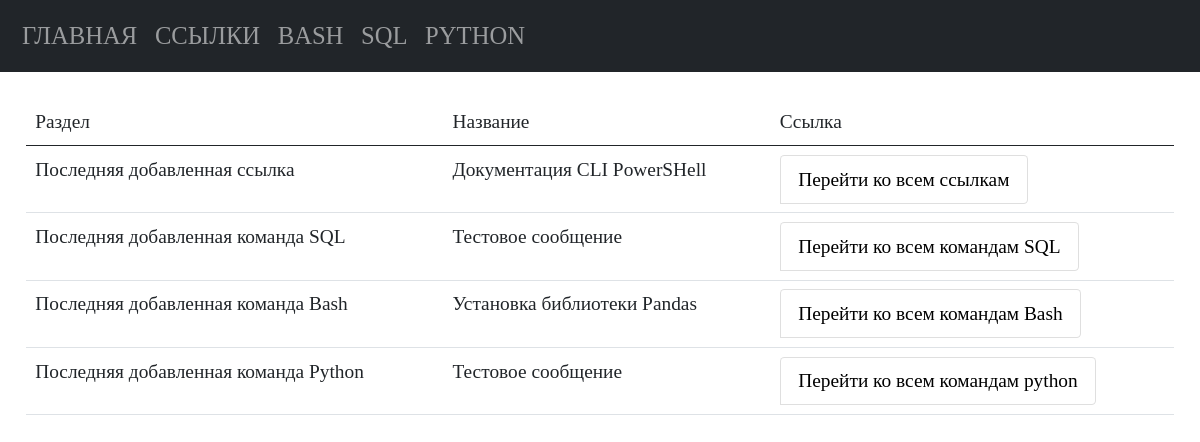
Before: / with the older database file.
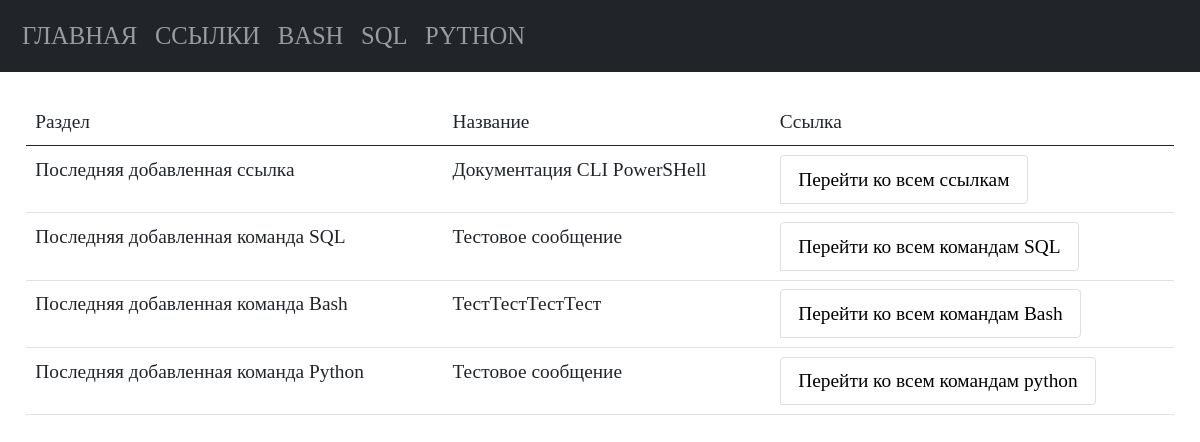
After: the same page with the newer database file.
### tables this page shows
CREATE TABLE "bash" (
    bash_id INTEGER PRIMARY KEY AUTOINCREMENT,
    bash_command TEXT NOT NULL,
    bash_name TEXT NOT NULL
  );

### app.py (the view)
@app.route("/")
def index():
    conn = get_db_connection()
    last_links = conn.execute("SELECT * FROM links ORDER BY 1 DESC").fetchone()
    last_sql = conn.execute("SELECT * FROM sql ORDER BY 1 DESC").fetchone()
    last_bash = conn.execute("SELECT * FROM bash ORDER BY 1 DESC").fetchone()
    last_python = conn.execute("SELECT * FROM python ORDER BY 1 DESC").fetchone()
    return render_template("index.html",
                           last_links=last_links,
                           last_sql=last_sql,
                           last_bash=last_bash,
                           last_python=last_python, )

### app.py (called while the page is built)
def get_db_connection():
    db_path = os.path.join(BASE_DIR, "database.db")
    conn = sqlite3.connect(db_path)
    conn.row_factory = sqlite3.Row
    return conn

### templates/index.html (shortened to what this page needs)
{% extends "base.html" %}
{% block content %}
{% include 'index_content.html' %}
{% endblock %}

### templates/index_content.html (shortened to what this page needs)
<table class="table">
   <thead>
      <tr>
         <th scope="col">Раздел</th>
         <th scope="col">Название</th>
         <th scope="col">Ссылка</th>
      </tr>
   </thead>
   <tbody>
      <tr>
         <td>Последняя добавленная ссылка</td>
         <td>{{ last_links.links_name }}</td>
         <td>
            <ul class="list-group list-group-horizontal">
               <li class="list-group-item">
                  <a href="{{ url_for('links_list_commands') }}">Перейти ко всем ссылкам</a>
               </li>
            </ul>
         </td>
      </tr>
      <tr>
         <td>Последняя добавленная команда SQL</td>
         <td>{{ last_sql.sql_name }}</td>
         <td>
            <ul class="list-group list-group-horizontal">
               <li class="list-group-item">
                  <a href="{{ url_for('sql_list_commands') }}">Перейти ко всем командам SQL</a>
               </li>
            </ul>
         </td>
      </tr>
      <tr>
         <td>Последняя добавленная команда Bash</td>
         <td>{{ last_bash.bash_name }}</td>
         <td>
            <ul class="list-group list-group-horizontal">
               <li class="list-group-item">
                  <a href="{{ url_for('bash_list_commands') }}">Перейти ко всем командам Bash</a>
               </li>
            </ul>
         </td>
      </tr>
      <tr>
         <td>Последняя добавленная команда Python</td>
         <td>{{ last_python.python_name }}</td>
         <td>
            <ul class="list-group list-group-horizontal">
               <li class="list-group-item">
                  <a href="{{ url_for('python_list_commands') }}">Перейти ко всем командам python</a>
               </li>
            </ul>
         </td>
      </tr>
   </tbody>
</table>

Changed rows visible on the page:
no longer on this page (row unchanged): bash: bash_name "Установка библиотеки Pandas"
added bash: bash_name "ТестТестТестТест"
